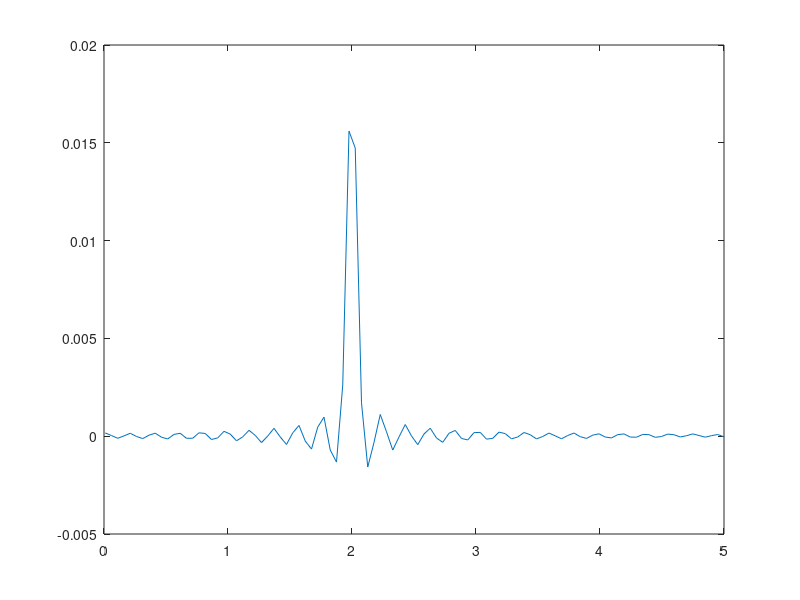

This chart was generated by the following MATLAB code:
%% LoFASM Test
% %%%%%%%%%%%%%%%%%%%%%%%%%%%%%%%%%%%%%%%%%%%%%%%%%%%%%%%%%%%%%%%%%%%%%%%%%%%
% %%% Calculate Total Scanned Hour Duration
% %-------------------------------------------------------------------------%
% h = (0 : 447*0.083886 : (504-1)*447*0.083886)/3600;
% %-------------------------------------------------------------------------%
% 
% %%%%%%%%%%%%%%%%%%%%%%%%%%%%%%%%%%%%%%%%%%%%%%%%%%%%%%%%%%%%%%%%%%%%%%%%%%%
% %%% Calculate Baselines and Theoric Delay
% %-------------------------------------------------------------------------%
% l = 35.247469;
% L = -116.791509;
% 
% X = 20;
% Y = 160;
% Z = 3;
% 
% % d = 40;
% r = 20;
% H = h - r;
% 
% w = @(d) -cosd(d)*sin(H*pi/12)*X + sind(d)*Y + cosd(d)*cos(H*pi/12)*Z;
% 
% dw = @(d) sind(d)*sin(H*pi/12)*X + cosd(d)*Y - sind(d)*cos(H*pi/12)*Z;
% %-------------------------------------------------------------------------%
% 
% fc = (0.09765625*100:0.09765625:0.09765625*100)*1e6;
% c = physconst('LightSpeed');
% 
% measuredR = reshape(exp(1i*2*pi*fc.'*(w(30)/c)),[],1);
% 
% modelledR = @(d) reshape(exp(1i*2*pi*fc.'*(w(d)/c)),[],1);
% 
% modelledRdiff = @(d) reshape(1i*2*pi*fc.'/c.*dw(d).*exp(1i*2*pi*fc.'*(w(d)/c)),[],1);
% 
% minFunc = @(d) (measuredR - modelledR(d)) .* conj(measuredR - modelledR(d));
% 
% JacobianMinFunc = @(d) (-modelledRdiff(d)) .* conj(measuredR - modelledR(d)) + ...
%     (measuredR - modelledR(d)) .* conj(-modelledRdiff(d));
% 
% [d_newton, k_newton, error] = newton(minFunc,JacobianMinFunc,20);


%% Simple Test 1 - Two Variable
% t = linspace(0,5*pi,100).';
% 
% modelledF = @(a,b) a^2*exp(1i*t) + b*cos(t).^2;
% modelledFdiff_a = @(a) 2*a*exp(1i*t);
% modelledFdiff_b = @(b) cos(t).^2;
% 
% measuredF = modelledF(185,120) + 0.1*randn(1,length(t)).';
% 
% minFunc = @(a,b) (measuredF - modelledF(a,b)) .* conj(measuredF - modelledF(a,b));
% 
% JacobianMinFunc = @(a,b) [(-modelledFdiff_a(a) .* conj(measuredF - modelledF(a,b))) + ...
%     ((measuredF - modelledF(a,b)) .* conj(- modelledFdiff_a(a))) , ...
%     (-modelledFdiff_b(b) .* conj(measuredF - modelledF(a,b))) + ...
%     ((measuredF - modelledF(a,b)) .* conj(- modelledFdiff_b(b)))];
% 
% a1 = linspace(10,300,150);
% a2 = linspace(10,200,100);
% mR = zeros(length(a1),length(a2)); 
% for n1 = 1:length(a1)
%     for n2 = 1:length(a2)
%         x_k_1 = [a1(n1);a2(n2)];
%         x_k_1_c = num2cell(x_k_1);
%         J = JacobianMinFunc(x_k_1_c{:});
%         mR(n1,n2) = norm(-(J.' * J) \ J.' * minFunc(x_k_1_c{:}));
%     end
% end
% mesh(a2,a1,mag2db(mR))


%% Simple Test 2 - One Variable
t = linspace(0,50*pi,1000).';

modelledF = @(a,k) a*exp(1i*k*t);
modelledFdiff_a = @(a,k) exp(1i*k*t);
modelledFdiff_k = @(a,k) a*1i*t.*exp(1i*k*t);

% modelledF = @(a) cos(a*t) + 1i*sin(a*t);
% modelledFdiff = @(a) -t.*sin(a*t) + 1i*t.*cos(a*t);

measuredF = 5*exp(1i*2*t) + 0.1*(randn(length(t),1) + 1i*randn(length(t),1));

measuredFfft = abs(fft(measuredF,50));


% minFunc = @(a)( (measuredF - modelledF(a)) .* conj(measuredF - modelledF(a))/length(t));
minFunc = @(a,k)(measuredF - modelledF(a,k));
% JacobianMinFunc = @(a) (-modelledFdiff(a).' * conj(measuredF - modelledF(a)))/length(t) + ...
%     (measuredF - modelledF(a)).' * conj(-modelledFdiff(a))/length(t);
JacobianMinFunc = @(a,k) -1*[modelledFdiff_a(a,k) modelledFdiff_k(a,k)]; 

kT = linspace(0.01,5,100);
% aT = linspace(0.01,10,100);
aT = 5;
mF = zeros(length(aT),length(kT));
for nK = 1:length(kT)
    for nA = 1:length(aT)
        J = JacobianMinFunc(aT(nA),kT(nK));
        fm = minFunc(aT(nA),kT(nK));
        % mF(nA,nK) = norm(-imag((J' * J) \ J' * fm));
        TT = -imag((J' * J) \ J' * fm);
        mF(nA,nK) = TT(2);
    end
end
% mesh(aT,kT,mF)
plot(kT,mF)

%% Find the minimum
% [a_newton, k_newton, all_a, error] = newton(minFunc,JacobianMinFunc,1);


%%%%%%%%%%%%%%%%%%%%%%%%%%%%%%%%%%%%%%%%%%%%%%%%%%%%%%%%%%%%%%%%%%%%%%%%%%%
% Newton Method
%-------------------------------------------------------------------------%
function [x_k,k,all_x,error] = newton(f,df,x_0)
% f = nonlinear function
% df = derivative of the nonlinear function
% x_0 = initial guess

% x = root of the function
% k = number of iterations

% If root error is wanted to be minimized
% tol = 10^-4;   % tolerance value
nIter = 1e4; % iteration value

x_k_1 = x_0;
%x_k_1_c = num2cell(x_k_1);
%J = df(x_k_1_c{:});
J = df(x_k_1);
fm = f(x_k_1);
x_k = x_k_1 - imag((J' * J) \ J' * fm);
k = 0;

% If root error is wanted to be minimized
error = zeros(1,nIter);
all_x = zeros(1,nIter);
while k < nIter % norm(x_k - x_k_1) > tol % termination criterion
    k = k + 1;
    error(k) = norm(f(x_k));
    all_x(k) = x_k;
    
    x_k_1 = x_k;
    J = df(x_k_1);
    fm = f(x_k_1);
    x_k = x_k_1 - imag((J' * J) \ J' * fm);
    
end

end
%-------------------------------------------------------------------------%